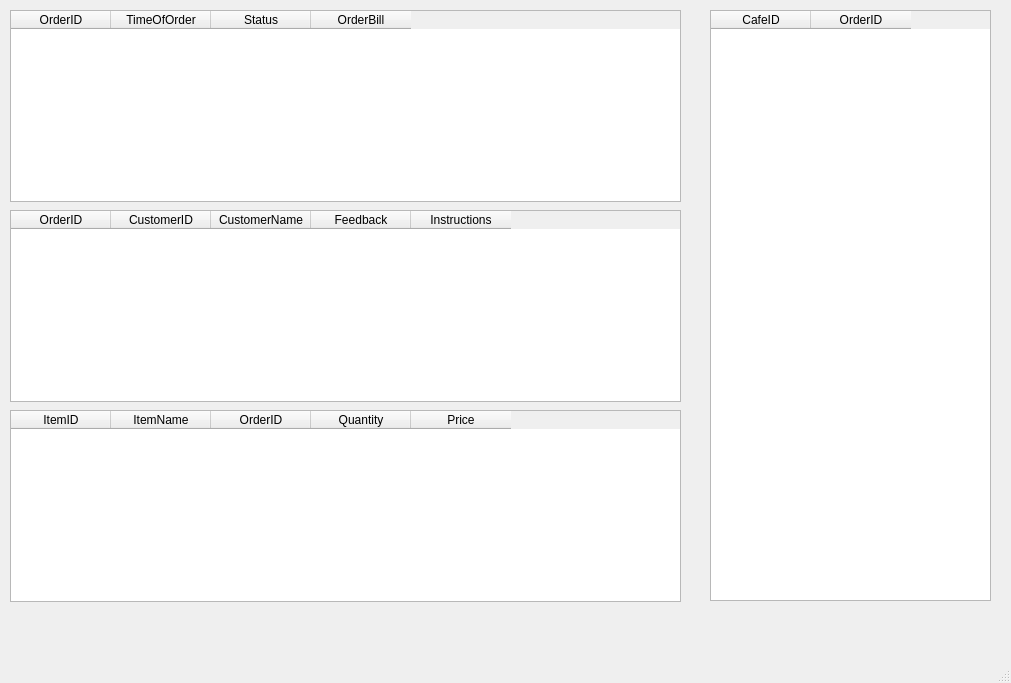
<?xml version="1.0" encoding="UTF-8"?>
<ui version="4.0">
 <class>MainWindow</class>
 <widget class="QMainWindow" name="MainWindow">
  <property name="geometry">
   <rect>
    <x>0</x>
    <y>0</y>
    <width>1011</width>
    <height>683</height>
   </rect>
  </property>
  <property name="windowTitle">
   <string>MainWindow</string>
  </property>
  <widget class="QWidget" name="centralwidget">
   <widget class="QTableWidget" name="Orders">
    <property name="geometry">
     <rect>
      <x>10</x>
      <y>10</y>
      <width>671</width>
      <height>192</height>
     </rect>
    </property>
    <column>
     <property name="text">
      <string>OrderID</string>
     </property>
    </column>
    <column>
     <property name="text">
      <string>TimeOfOrder</string>
     </property>
    </column>
    <column>
     <property name="text">
      <string>Status</string>
     </property>
    </column>
    <column>
     <property name="text">
      <string>OrderBill</string>
     </property>
    </column>
   </widget>
   <widget class="QTableWidget" name="CustomerOrders">
    <property name="geometry">
     <rect>
      <x>10</x>
      <y>210</y>
      <width>671</width>
      <height>192</height>
     </rect>
    </property>
    <column>
     <property name="text">
      <string>OrderID</string>
     </property>
    </column>
    <column>
     <property name="text">
      <string>CustomerID</string>
     </property>
    </column>
    <column>
     <property name="text">
      <string>CustomerName</string>
     </property>
    </column>
    <column>
     <property name="text">
      <string>Feedback</string>
     </property>
    </column>
    <column>
     <property name="text">
      <string>Instructions</string>
     </property>
    </column>
   </widget>
   <widget class="QTableWidget" name="OrderItems">
    <property name="geometry">
     <rect>
      <x>10</x>
      <y>410</y>
      <width>671</width>
      <height>192</height>
     </rect>
    </property>
    <column>
     <property name="text">
      <string>ItemID</string>
     </property>
    </column>
    <column>
     <property name="text">
      <string>ItemName</string>
     </property>
    </column>
    <column>
     <property name="text">
      <string>OrderID</string>
     </property>
    </column>
    <column>
     <property name="text">
      <string>Quantity</string>
     </property>
    </column>
    <column>
     <property name="text">
      <string>Price</string>
     </property>
    </column>
   </widget>
   <widget class="QTableWidget" name="CafeOrders">
    <property name="geometry">
     <rect>
      <x>710</x>
      <y>10</y>
      <width>281</width>
      <height>591</height>
     </rect>
    </property>
    <column>
     <property name="text">
      <string>CafeID</string>
     </property>
    </column>
    <column>
     <property name="text">
      <string>OrderID</string>
     </property>
    </column>
   </widget>
  </widget>
  <widget class="QMenuBar" name="menubar">
   <property name="geometry">
    <rect>
     <x>0</x>
     <y>0</y>
     <width>1011</width>
     <height>26</height>
    </rect>
   </property>
  </widget>
  <widget class="QStatusBar" name="statusbar"/>
 </widget>
 <resources/>
 <connections/>
</ui>
